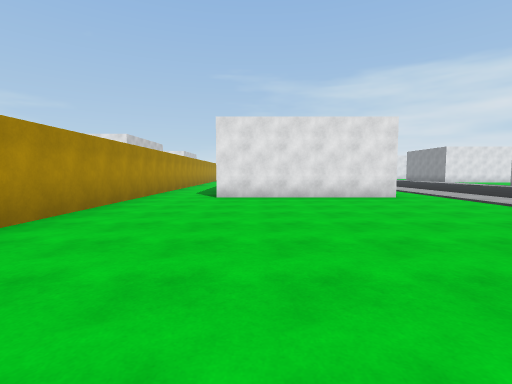
View 1 (above)

24 first-person views from a walk through a Unity game level. The camera is 1.4 m above the floor, tilts 4° down and sees 85° across. Doors are open. The floor is counted in squares, 2 m on a side. Each view is taken from the middle of a square. On the plan, view 1 faces up. The plan holds only what a view shows up to about 9 squares ahead; the rest is blank. The place goes on beyond the plan. The player is left out. Surface patterns are stand-ins for the level's own textures.

View 2
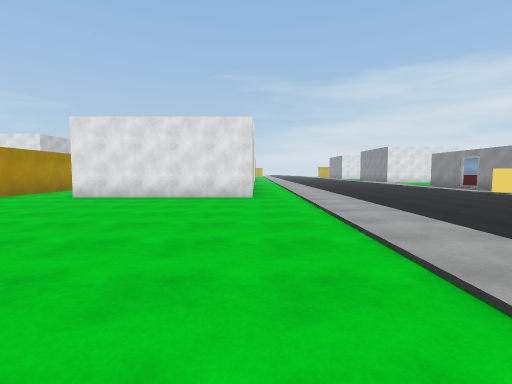

View 3
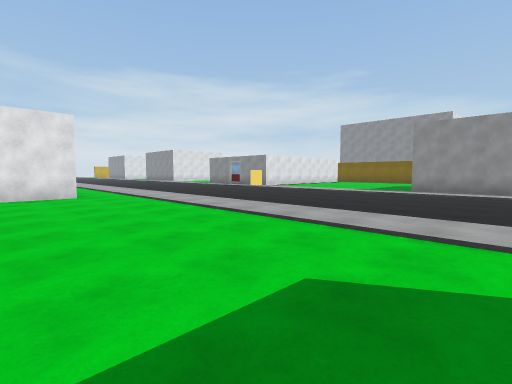

View 4
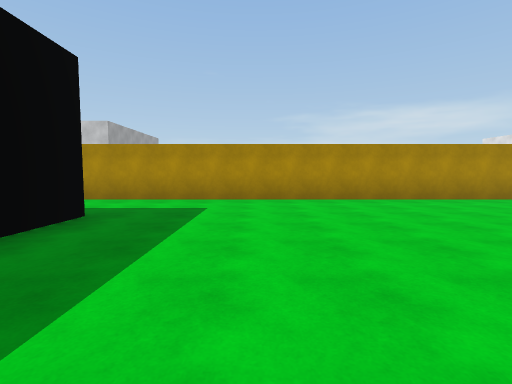

View 5
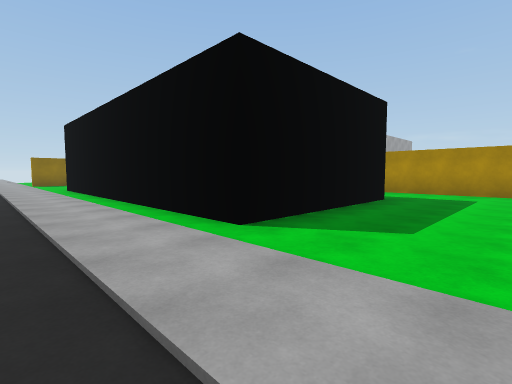

View 6
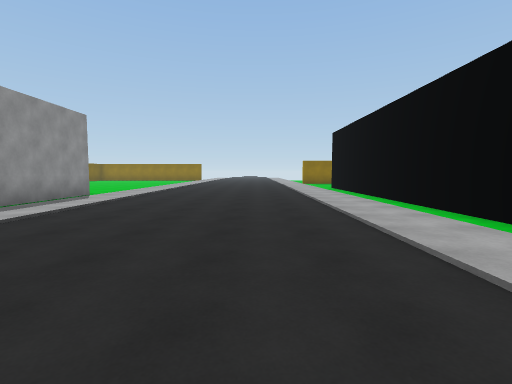

View 7
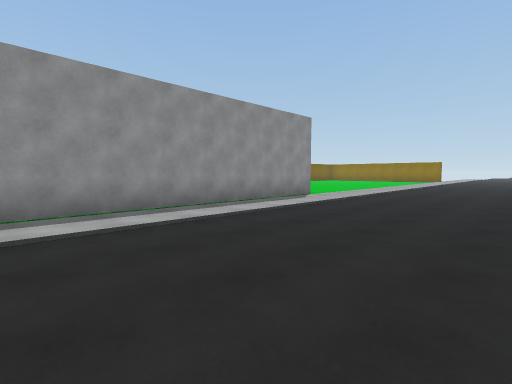

View 8
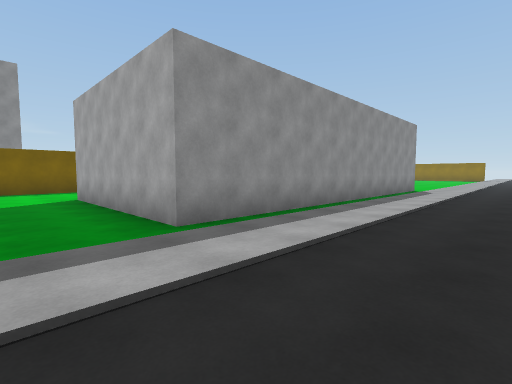

View 9
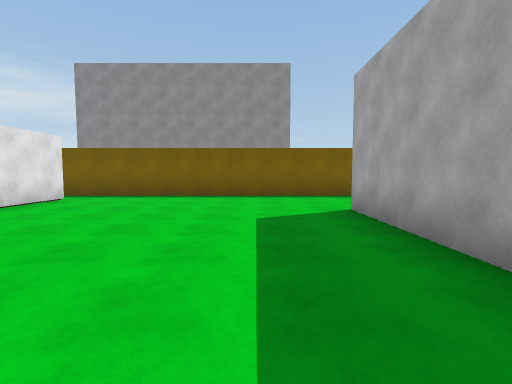

View 10
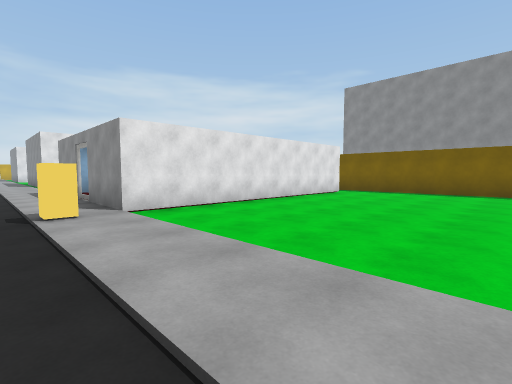

View 11
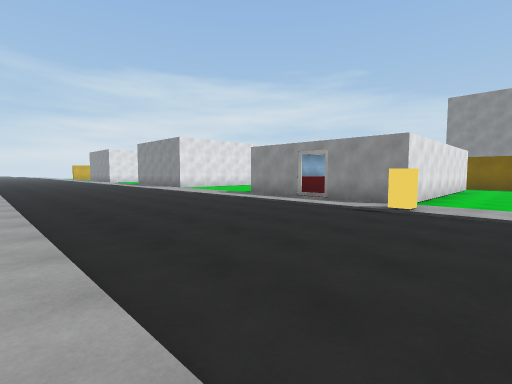

View 12
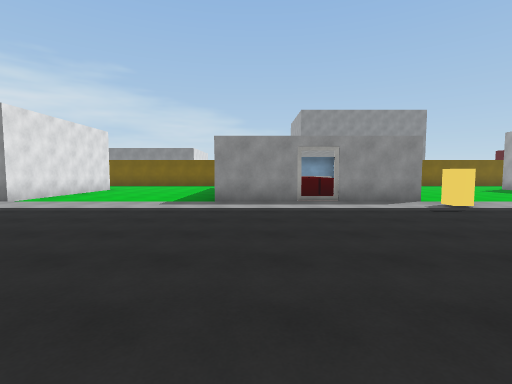

View 13
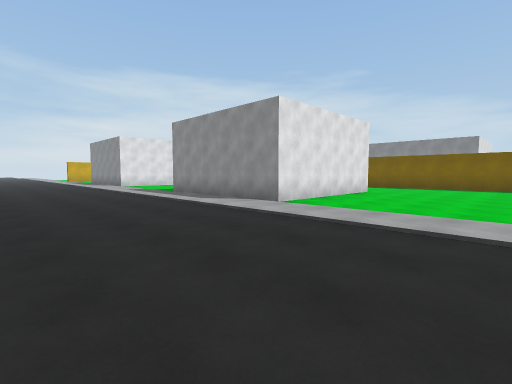

View 14
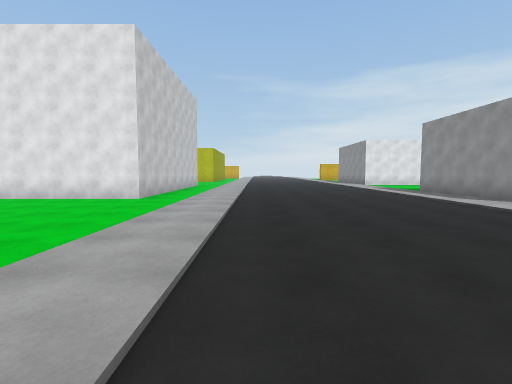

View 15
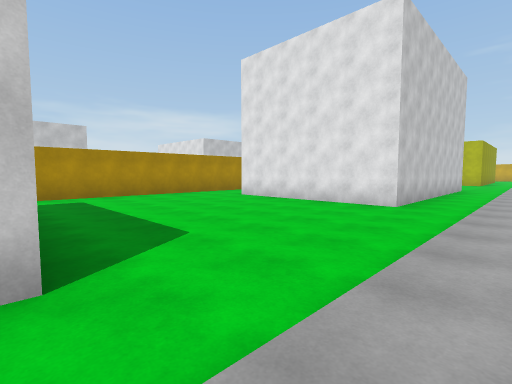

View 16
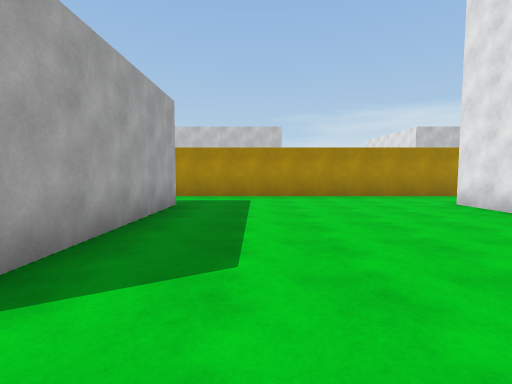

View 17
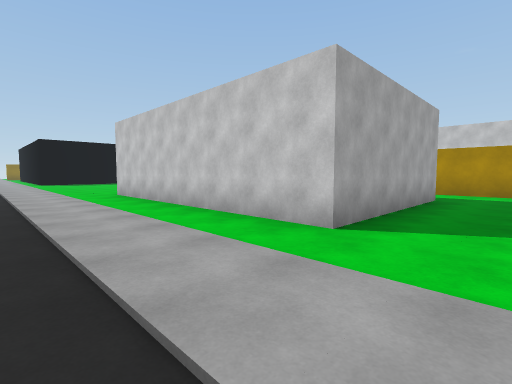

View 18
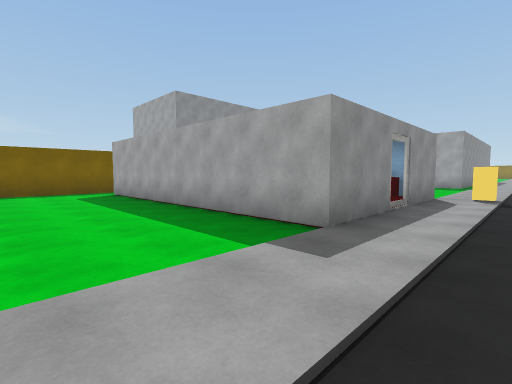

View 19
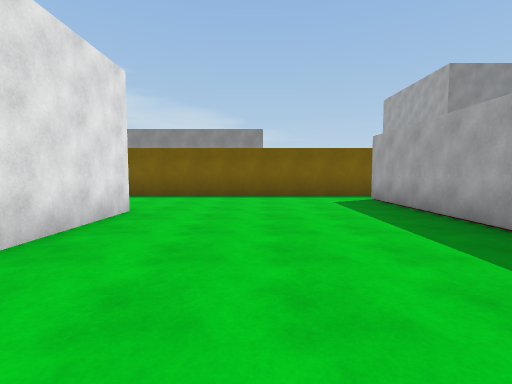

View 20
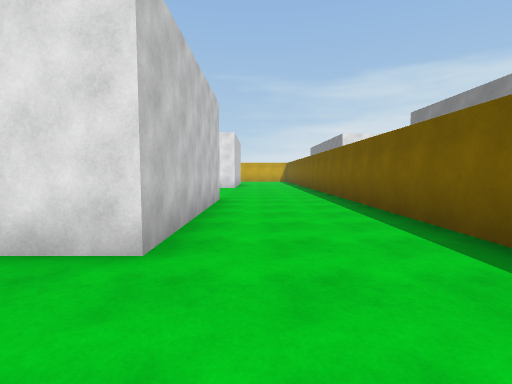

View 21
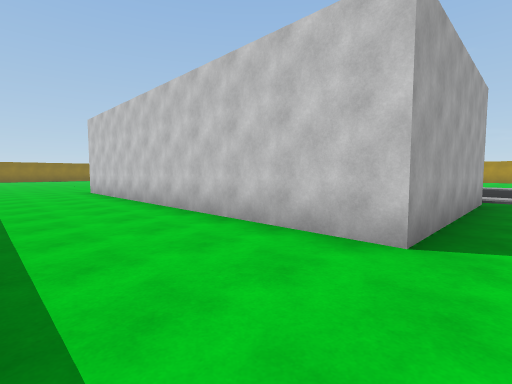

View 22
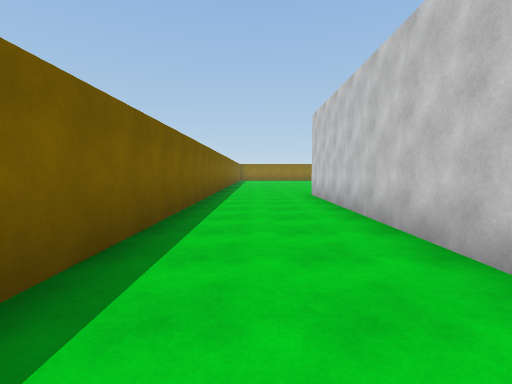

View 23
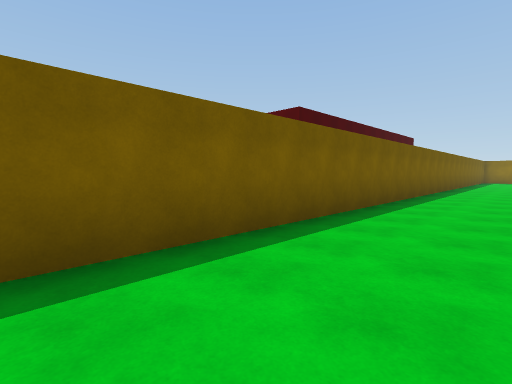

View 24
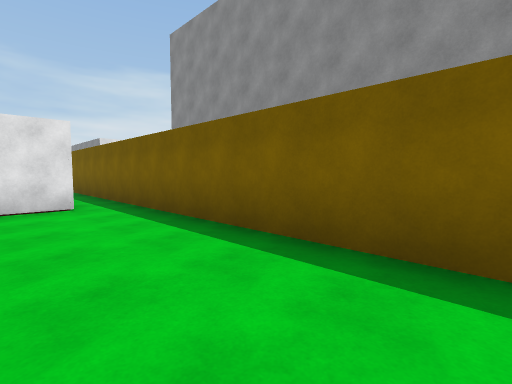

### Floor plan
Points are (right, up) in squares from view 1. A wall is a line through its corners. A room is listed if a view was taken in it or the views show most of it. See-through windows are left out.
Room 1 (views 1, 2, 3, 4, 5, 6, 7, 8, 9, 10, 11, 12, 13, 14, 15, 16, 17, 18, 19, 20, 21, 22, 23, 24)
walls: (4.5, -3.4) (4.5, -9.4); (20.4, 9) (12.8, 9) (12.8, 14) (20.3, 14); (-3.2, 9.1) (-3.2, -3.5); (-0.5, -1.7) (2.1, -1.7); (-1.1, 15.3) (3.9, 15.3) (3.9, 7.7) (-1.1, 7.7); (13.2, -7.9) (13.2, 2.2) (18.2, 2.2) (18.2, -7.8); (3.9, 24.5) (3.9, 21.4) (-1.1, 21.4); (18.1, 24.2) (18.1, 19.3) (13.1, 19.3) (13.1, 23.1); (-3.2, 23) (-3.2, 14.6); (21.4, -9.5) (21.4, 24.5)
low walls: (13.5, 9) (13.5, 9.6)
ways out: open door at (13, 11.5)
objects: block (12, 9)

Positions as (right, up) in squares from view 1, and headings:
1: (0, 0), facing up
2: (4, 0), facing up
3: (2, -1), facing up-right
4: (4, 1), facing left
5: (7, 1), facing down-left
6: (8, 1), facing down
7: (8, 0), facing down-right
8: (10, 4), facing down-right
9: (13, 4), facing right
10: (11, 4), facing up-right
11: (6, 7), facing up-right
12: (6, 13), facing right
13: (8, 15), facing up-right
14: (7, 14), facing up
15: (6, 15), facing up-left
16: (5, 17), facing left
17: (7, 17), facing down-left
18: (11, 17), facing down-right
19: (13, 17), facing right
20: (19, 17), facing up
21: (21, 3), facing down-left
22: (20, 1), facing down
23: (19, 0), facing down-right
24: (19, 3), facing up-right
